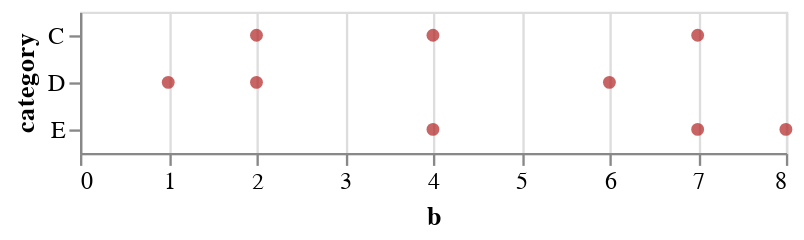

Source (notebook cell):
### Code cell
alt.Chart(df).mark_circle(color='firebrick').encode(     
   alt.Y('a', title='category'),     
   alt.X('b') 
)

### Figure 1 — Vega-Lite specification as saved in the notebook (floating-point values rounded to 4 significant figures)
{"config": {"view": {"continuousWidth": 300, "continuousHeight": 300}}, "data": {"name": "data-347f1284ea3247c0f55cb966abbdd2d8"}, "mark": {"type": "circle", "color": "firebrick"}, "encoding": {"x": {"field": "b", "type": "quantitative"}, "y": {"field": "a", "title": "category", "type": "nominal"}}, "$schema": "https://vega.github.io/schema/vega-lite/v5.15.1.json", "datasets": {"data-347f1284ea3247c0f55cb966abbdd2d8": [{"a": "C", "b": 2}, {"a": "C", "b": 7}, {"a": "C", "b": 4}, {"a": "D", "b": 1}, {"a": "D", "b": 2}, {"a": "D", "b": 6}, {"a": "E", "b": 8}, {"a": "E", "b": 4}, {"a": "E", "b": 7}]}}
